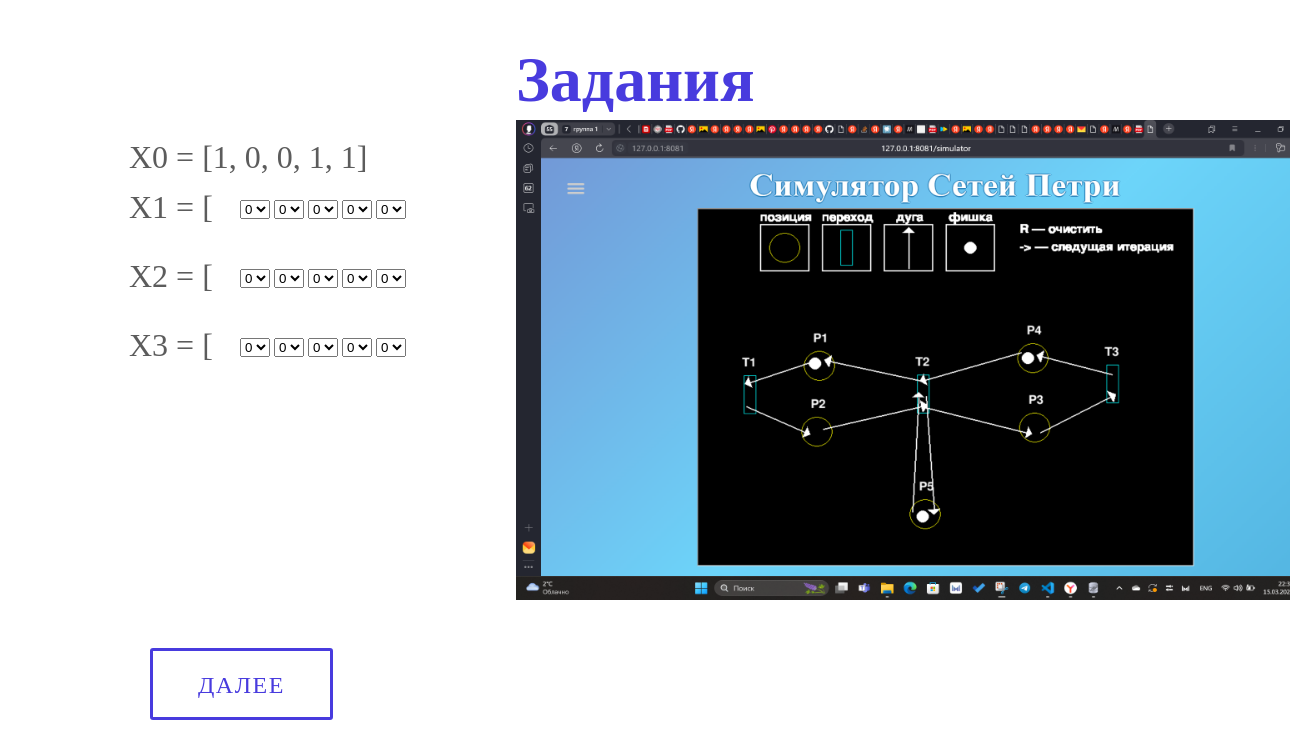
Page /tasks/3/ on the committed database.
### database_setup.py (models this page shows)
class Task(Base):
    __tablename__ = 'tasks'
    id = Column(Integer, primary_key=True, nullable=False)
    x0 = Column(String(250), nullable=False)
    img = Column(String(250), nullable=False)
    iterations = Column(Integer, nullable=False)
    answers = Column(String(250), nullable=False)
    sets = Column(Integer, nullable=False)

### app.py (the view)
@app.route('/tasks/<task_num>/', methods=['POST', 'GET'])
def tasks(task_num):
    global name, result, alert
    alert = 0
    if request.method == 'POST':
        if task_num == '0':
            name = ''
            result = 0
            name = request.form['name']
            return redirect(url_for("tasks", task_num=1))
        else:
            get_tasks = session.query(Task).all()
            task = get_tasks[int(task_num)-1]
            listt = list(range(0, task.iterations+1))
            answers = []
            for _ in range(int(task.iterations)):
                a = []
                for _1 in range(int(task.sets)):
                    a.append(int(request.form[f'class{_+2}-{_1+1}']))
                answers.append(a)
            if str(answers) == (task.answers):
                result += 1
            return redirect(url_for("tasks", task_num=task.id+1))
    elif request.method == 'GET':
        if task_num == '0':
            return render_template('tasks.html', task = 0)
        else:
            get_tasks = session.query(Task).all()
            try:
                task = get_tasks[int(task_num)-1]
                listt = list(range(0, task.iterations+1))
                listt2 = list(range(0, task.sets))
                return render_template('tasks.html', task = task, listt=listt, listt2=listt2)
            except Exception:
                if name == '':
                    return render_template('tasks.html', task = 100, result = result, lenght = tasks_lenght, result_procent = (100/tasks_lenght)*result)
                newUser = User(name=name, result=result, result_procent=(100/tasks_lenght)*result, username=os.environ.get( "USERNAME" ))
                session.add(newUser)
                session.commit()
                return render_template('tasks.html', task = 100, result = result, lenght = tasks_lenght, result_procent = (100/tasks_lenght)*result)

### templates/tasks.html (shortened to what this page needs)
<!DOCTYPE html>
<html lang="en">
    <head>
        <link type="text/css" rel="stylesheet" href="../../static/css/style.css" media="all" />
    </head>
    <body>
        <div class="gradient-background">
            <div class="d-flex flex-column justify-content-center w-100 h-100">
               <div class="d-flex flex-column justify-content-center align-items-center">
                 <div class="btn-group my-5">
                    <h1 style="top: 0%; left: 40%;;">Задания</h1>
                    <form class="login_form" method="post">
                    {% if task == 0 %}
                      <p style="position: absolute; top: 20%; left: 7%">Вам будут даны изображения сетей Петри. Ваша цель - записать количество фишек в каждом
                        множестве после срабатывания каждого перехода. Например, если в первом множестве 0 фишек,
                        а во втором множестве 1 фишка, то ответ будет выглядеть так: [0, 1]
                      </p>
                      <input style="position: absolute; left: 42%; top: 55%;" type="name" class="form-control" id="name" placeholder="Введите Ваше ФИО" name="name">
                      <button type="submit_name" class="btn" style="position: absolute; left: 41%; top: 65%;">НАЧАТЬ</button>
                      <nav role="navigation">
                        <div id="menuToggle">
                          <input type="checkbox" />
                          <span></span>
                          <span></span>
                          <span></span>
                          <ul id="menu">
                            <a href="{{url_for('index')}}"><li>Главная</li></a>
                            <a href="{{url_for('simulator')}}"><li>Симулятор</li></a>
                            <a href="{{url_for('instruction')}}"><li>Инструкция к симулятору</li></a>
                            <a href="{{url_for('theory')}}"><li>Теория</li></a>
                            <a href="{{url_for('tasks', task_num = 0)}}"><li>Задания</li></a>
                            <a href="{{url_for('results')}}"><li>Результаты</li></a>
                          </ul>
                        </div>
                      </nav>
                    {% else %}
                      <img src="{{task.img}}" width = "800" height="480" style="position: absolute; left: 40%; top: 15%;">
                      <div style="padding-top: 100px;">
                      <ul style="list-style-type: ''; margin-top: 0px;">
                      {% for n in listt %}
                        {% if loop.first %}
                          <li style="line-height: 50px;"><p style="position: absolute; left: 10%;">X0 = {{task.x0}}</p></li>
                        {% else %}
                          <li style="line-height: 50px;"><p style="position: absolute; left: 10%;">X{{ loop.index-1 }} = [</p></li>
                          {% set num = loop.index %}
                          {% for m in listt2 %}
                            {% if loop.first %}
                            <div class="form-group" style="display:inline-block; margin-left: 200px;">
                              <select class="form-control" id="classSelect" name="class{{num}}-{{loop.index}}">
                                <option>0</option>
                              </select>
                            </div>
                            {% else %}
                            <div class="form-group" style="display:inline-block;">
                              <select class="form-control" id="classSelect" name="class{{num}}-{{loop.index}}">
                                <option>0</option>
                              </select>
                            </div>
                            {% endif %}
                          {% endfor %}
                        {% endif %}
                      {% endfor %}
                      </ul>
                      </div>
                    <button type="submit" class="btn" style="position: absolute; left: 150px; bottom: 10%;">Далее</button>
                    {% endif %}
                  </form>
                 </div>
               </div>
             </div>
           </div>
    </body>
</html>

### static/css/style.css (style rules this page uses)
.gradient-background { background: linear-gradient(-45deg, #f6f6f6); background-size: 400% 400%; animation: gradient 15s ease infinite; height: 100vh; }
body { margin: 0%; }
h1 { position: absolute; font-size: 4em; color: #483bde; }
p { position: absolute; font-size: 2em; color: #5C5C5C; font-family: "DIN"; }
.btn { background-color: transparent; border: 3px solid #483bde; color: #483bde; float: left; letter-spacing: 1.5px; padding: 22px 45px 20px; text-decoration: none; text-transform: uppercase; border-radius: 3px; -webkit-border-radius: 3px; -moz-border-radius: 3px; -ms-border-radius: 3px; -o-border-radius: 3px; font-family: "Chalet"; font-size: 1.5em; font-weight: 300; line-height: 24px; -moz-transition: background-color 0.15s linear; -o-transition: background-color 0.15s linear; -webkit-transition: background-color 0.15s linear; transition: background-color 0.15s linear; }

### rows in the picture
Task: img (picture), x0 "[1, 0, 0, 1, 1]"
